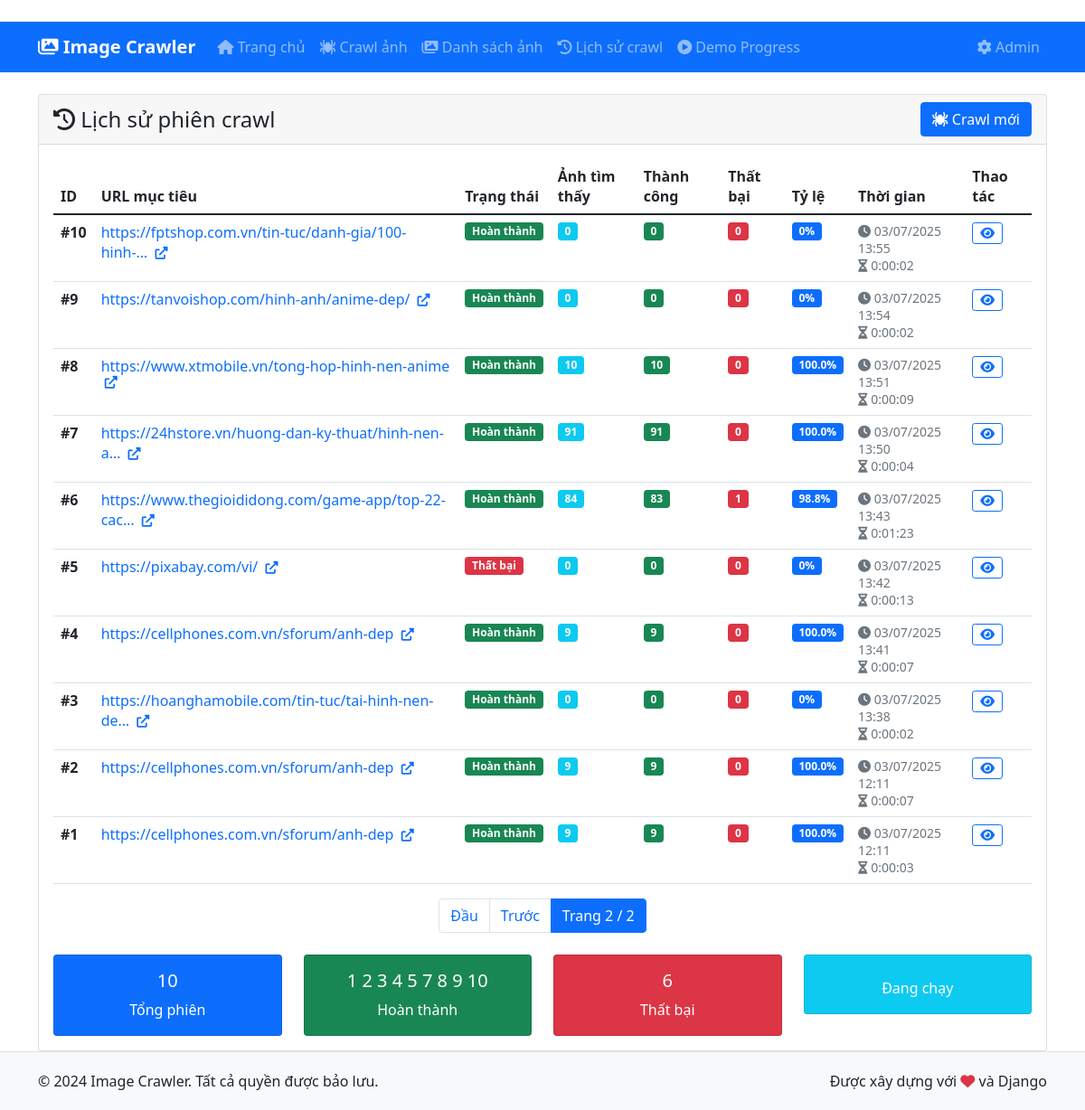
Page /sessions/?page=2 on the committed database.
### image_crawler/models.py (models this page shows, shortened)
class CrawlSession(models.Model):
    target_url = models.URLField(verbose_name="URL mục tiêu", max_length=500)
    started_at = models.DateTimeField(verbose_name="Bắt đầu", default=timezone.now)
    finished_at = models.DateTimeField(verbose_name="Kết thúc", null=True, blank=True)
    total_images_found = models.PositiveIntegerField(verbose_name="Tổng ảnh tìm thấy", default=0)
    images_downloaded = models.PositiveIntegerField(verbose_name="Ảnh đã tải", default=0)
    images_failed = models.PositiveIntegerField(verbose_name="Ảnh thất bại", default=0)
    STATUS_CHOICES = [
        ('running', 'Đang chạy'),
        ('completed', 'Hoàn thành'),
        ('failed', 'Thất bại'),
        ('cancelled', 'Đã hủy'),
    ]
    status = models.CharField(
        verbose_name="Trạng thái",
        max_length=20,
        choices=STATUS_CHOICES,
        default='running'
    )
    notes = models.TextField(verbose_name="Ghi chú", blank=True)
    class Meta:
        verbose_name = "Phiên crawl"
        verbose_name_plural = "Phiên crawl"
        ordering = ['-started_at']
    def get_duration(self):
        if self.finished_at:
            duration = self.finished_at - self.started_at
            return str(duration).split('.')[0]  # Bỏ microseconds
        return "Đang chạy"
    def get_success_rate(self):
        if self.total_images_found > 0:
            return f"{(self.images_downloaded / self.total_images_found * 100):.1f}%"
        return "0%"

### image_crawler/views.py (the view)
# urls.py: path('sessions/', views.session_list, name='session_list'),
def session_list(request):
    sessions = CrawlSession.objects.all()
    paginator = Paginator(sessions, 20)
    page_number = request.GET.get('page')
    page_obj = paginator.get_page(page_number)
    context = {
        'page_obj': page_obj,
        'sessions': page_obj,
    }
    return render(request, 'image_crawler/session_list.html', context)

### templates/image_crawler/session_list.html (shortened to what this page needs)
﻿{% extends 'image_crawler/base.html' %}
{% block content %}
<div class="row">
    <div class="col-md-12">
        <div class="card">
            <div class="card-header d-flex justify-content-between align-items-center">
                <h4 class="mb-0">
                    <i class="fas fa-history"></i> Lịch sử phiên crawl
                </h4>
                <a href="{% url 'image_crawler:crawl' %}" class="btn btn-primary">
                    <i class="fas fa-spider"></i> Crawl mới
                </a>
            </div>
            <div class="card-body">
                {% if sessions %}
                    <div class="table-responsive">
                        <table class="table table-hover">
                            <thead>
                                <tr>
                                    <th>ID</th>
                                    <th>URL mục tiêu</th>
                                    <th>Trạng thái</th>
                                    <th>Ảnh tìm thấy</th>
                                    <th>Thành công</th>
                                    <th>Thất bại</th>
                                    <th>Tỷ lệ</th>
                                    <th>Thời gian</th>
                                    <th>Thao tác</th>
                                </tr>
                            </thead>
                            <tbody>
                                {% for session in sessions %}
                                <tr>
                                    <td>
                                        <strong>#{{ session.id }}</strong>
                                    </td>
                                    <td>
                                        <a href="{{ session.target_url }}" target="_blank" class="text-decoration-none">
                                            {{ session.target_url|truncatechars:50 }}
                                            <i class="fas fa-external-link-alt ms-1 small"></i>
                                        </a>
                                    </td>
                                    <td>
                                        {% if session.status == 'completed' %}
                                            <span class="badge bg-success">Hoàn thành</span>
                                        {% elif session.status == 'failed' %}
                                            <span class="badge bg-danger">Thất bại</span>
                                        {% elif session.status == 'running' %}
                                            <span class="badge bg-primary">
                                                <i class="fas fa-spinner fa-spin"></i> Đang chạy
                                            </span>
                                        {% elif session.status == 'cancelled' %}
                                            <span class="badge bg-warning">Đã hủy</span>
                                        {% else %}
                                            <span class="badge bg-secondary">{{ session.status }}</span>
                                        {% endif %}
                                    </td>
                                    <td>
                                        <span class="badge bg-info">{{ session.total_images_found }}</span>
                                    </td>
                                    <td>
                                        <span class="badge bg-success">{{ session.images_downloaded }}</span>
                                    </td>
                                    <td>
                                        <span class="badge bg-danger">{{ session.images_failed }}</span>
                                    </td>
                                    <td>
                                        <span class="badge bg-primary">{{ session.get_success_rate }}</span>
                                    </td>
                                    <td>
                                        <small class="text-muted">
                                            <i class="fas fa-clock"></i> {{ session.started_at|date:"d/m/Y H:i" }}<br>
                                            <i class="fas fa-hourglass-half"></i> {{ session.get_duration }}
                                        </small>
                                    </td>
                                    <td>
                                        <div class="btn-group" role="group">
                                            <a href="{% url 'image_crawler:session_detail' session.id %}"
                                               class="btn btn-sm btn-outline-primary" title="Chi tiết">
                                                <i class="fas fa-eye"></i>
                                            </a>
                                        </div>
                                    </td>
                                </tr>
                                {% endfor %}
                            </tbody>
                        </table>
                    </div>
                    {% if page_obj.has_other_pages %}
                        <nav aria-label="Phân trang">
                            <ul class="pagination justify-content-center">
                                {% if page_obj.has_previous %}
                                    <li class="page-item">
                                        <a class="page-link" href="?page=1">Đầu</a>
                                    </li>
                                    <li class="page-item">
                                        <a class="page-link" href="?page={{ page_obj.previous_page_number }}">Trước</a>
                                    </li>
                                {% endif %}
                                <li class="page-item active">
                                    <span class="page-link">
                                        Trang {{ page_obj.number }} / {{ page_obj.paginator.num_pages }}
                                    </span>
                                </li>
                            </ul>
                        </nav>
                    {% endif %}
                    <div class="row mt-4">
                        <div class="col-md-3">
                            <div class="card bg-primary text-white">
                                <div class="card-body text-center">
                                    <h5>{{ sessions|length }}</h5>
                                    <p class="mb-0">Tổng phiên</p>
                                </div>
                            </div>
                        </div>
                        <div class="col-md-3">
                            <div class="card bg-success text-white">
                                <div class="card-body text-center">
                                    <h5>
                                        {% for session in sessions %}
                                            {% if session.status == 'completed' %}{{ forloop.counter0|add:1 }}{% endif %}
                                        {% empty %}0{% endfor %}
                                    </h5>
                                    <p class="mb-0">Hoàn thành</p>
                                </div>
                            </div>
                        </div>
                        <div class="col-md-3">
                            <div class="card bg-danger text-white">
                                <div class="card-body text-center">
                                    <h5>
                                        {% for session in sessions %}
                                            {% if session.status == 'failed' %}{{ forloop.counter0|add:1 }}{% endif %}
                                        {% empty %}0{% endfor %}
                                    </h5>
                                    <p class="mb-0">Thất bại</p>
                                </div>
                            </div>
                        </div>
                        <div class="col-md-3">
                            <div class="card bg-info text-white">
                                <div class="card-body text-center">
                                    <p class="mb-0">Đang chạy</p>
                                </div>
                            </div>
                        </div>
                    </div>
                {% endif %}
            </div>
        </div>
    </div>
</div>
{% endblock %}

### rows in the picture
CrawlSession: id "10", target_url "https://fptshop.com.vn/tin-tuc/danh-gia/100-hinh-…", status "Hoàn thành", total_images_found "0", images_downloaded "0", images_failed "0", get_success_rate "0%", started_at "03/07/2025 13:55", get_duration "0:00:02"
CrawlSession: id "9", target_url "https://tanvoishop.com/hinh-anh/anime-dep/", status "Hoàn thành", total_images_found "0", images_downloaded "0", images_failed "0", get_success_rate "0%", started_at "03/07/2025 13:54", get_duration "0:00:02"
CrawlSession: id "8", target_url "https://www.xtmobile.vn/tong-hop-hinh-nen-anime", status "Hoàn thành", total_images_found "10", images_downloaded "10", images_failed "0", get_success_rate "100.0%", started_at "03/07/2025 13:51", get_duration "0:00:09"
CrawlSession: id "7", target_url "https://24hstore.vn/huong-dan-ky-thuat/hinh-nen-a…", status "Hoàn thành", total_images_found "91", images_downloaded "91", images_failed "0", get_success_rate "100.0%", started_at "03/07/2025 13:50", get_duration "0:00:04"
CrawlSession: id "6", target_url "https://www.thegioididong.com/game-app/top-22-cac…", status "Hoàn thành", total_images_found "84", images_downloaded "83", images_failed "1", get_success_rate "98.8%", started_at "03/07/2025 13:43", get_duration "0:01:23"
CrawlSession: id "5", target_url "https://pixabay.com/vi/", status "Thất bại", total_images_found "0", images_downloaded "0", images_failed "0", get_success_rate "0%", started_at "03/07/2025 13:42", get_duration "0:00:13"
CrawlSession: id "4", target_url "https://cellphones.com.vn/sforum/anh-dep", status "Hoàn thành", total_images_found "9", images_downloaded "9", images_failed "0", get_success_rate "100.0%", started_at "03/07/2025 13:41", get_duration "0:00:07"
CrawlSession: id "3", target_url "https://hoanghamobile.com/tin-tuc/tai-hinh-nen-de…", status "Hoàn thành", total_images_found "0", images_downloaded "0", images_failed "0", get_success_rate "0%", started_at "03/07/2025 13:38", get_duration "0:00:02"
CrawlSession: id "2", target_url "https://cellphones.com.vn/sforum/anh-dep", status "Hoàn thành", total_images_found "9", images_downloaded "9", images_failed "0", get_success_rate "100.0%", started_at "03/07/2025 12:11", get_duration "0:00:07"
CrawlSession: id "1", target_url "https://cellphones.com.vn/sforum/anh-dep", status "Hoàn thành", total_images_found "9", images_downloaded "9", images_failed "0", get_success_rate "100.0%", started_at "03/07/2025 12:11", get_duration "0:00:03"

### other values in the picture
{{ page_obj.number }} "2"
{{ page_obj.paginator.num_pages }} "2"
{{ sessions|length }} "10"
